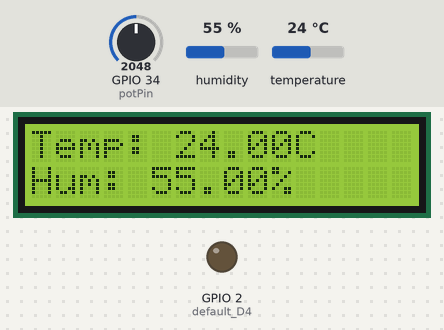
A sketch run on a simulated ESP32. On the bench: 16×2 character LCD, output pins drawn as LEDs (lit = HIGH). The inputs (shaded band) are chosen by the test bench; at power-on: humidity 55 %, temperature 24 °C, GPIO 34 (potPin) = 2048. WiFi joins after 1.5 s; servers stay silent unless stated; no MQTT or app messages arrive unless stated; what the sketch prints to the serial monitor is not drawn.

Above: at 8.2 s.
8.3 s: humidity set to 22 %
At 10.1 s:
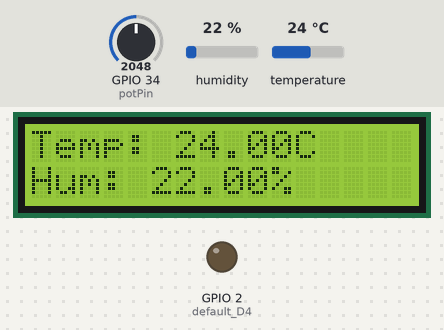
11.2 s: temperature set to 12 °C
At 12.8 s:
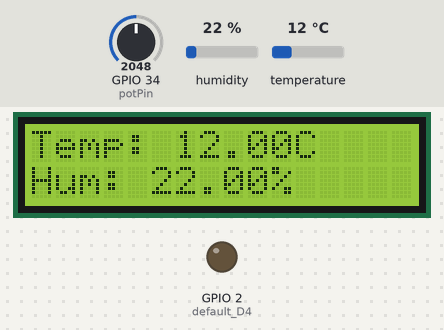
15.3 s: humidity set to 40 %
At 17.1 s:
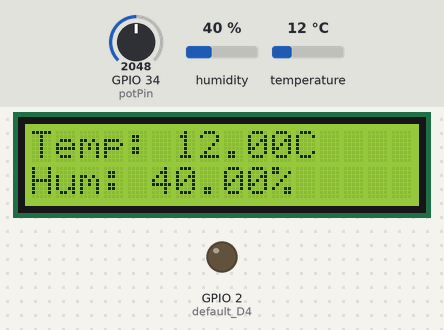
17.4 s: temperature set to 19 °C
At 18.7 s:
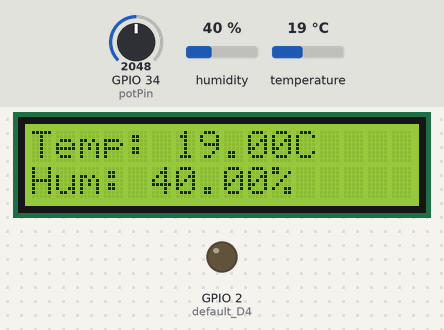
Timing chart, 0 to 20.4 s (numbered marks = the images above; inputs shaded):
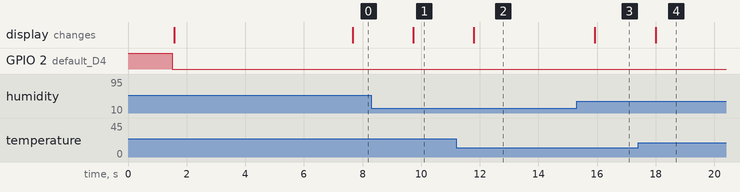

Measured:
- after the input at 8.3 s, the display: changes after 1.4 s (image 1)
- after the input at 11.2 s, the display: changes after 0.60 s (image 2)
- after the input at 15.3 s, the display: changes after 0.63 s (image 3)
- after the input at 17.4 s, the display: changes after 0.60 s (image 4)

The sketch:

cp5.ino
```cpp
#include <WiFi.h>
#include <PubSubClient.h>
#include <DHT.h>
#include <LiquidCrystal_I2C.h> // Inclui a biblioteca para controle de LCD_I2C

// Configurações - variáveis editáveis
const char* default_SSID = "SUA_INTERNET"; // Nome da rede Wi-Fi
const char* default_PASSWORD = "SENHA_DA_SUA_INTERNET"; // Senha da rede Wi-Fi
const char* default_BROKER_MQTT = "IP_PÚBLICO"; // IP do Broker MQTT
const int default_BROKER_PORT = 1883; // Porta do Broker MQTT
const char* default_TOPICO_SUBSCRIBE = "/TEF/EnvM001/cmd"; // Tópico MQTT de escuta
const char* default_TOPICO_PUBLISH_1 = "/TEF/EnvM001/attrs"; // Tópico para envio de estado
const char* default_TOPICO_PUBLISH_2 = "/TEF/EnvM001/attrs/l"; // Tópico para luminosidade
const char* default_TOPICO_TEMP = "/TEF/EnvM001/attrs/t"; // Tópico para temperatura
const char* default_TOPICO_UMID = "/TEF/EnvM001/attrs/h"; // Tópico para umidade
const char* default_ID_MQTT = "fiware_001"; // ID do cliente MQTT
const int default_D4 = 2; // Pino do LED onboard

// Configuração do LCD_I2C
#define LCD_ADDRESS 0x27 // Endereço I2C do LCD
#define LCD_COLUMNS 16 // Número de colunas do LCD
#define LCD_ROWS 2 // Número de linhas do LCD
LiquidCrystal_I2C lcd(LCD_ADDRESS, LCD_COLUMNS, LCD_ROWS); // Inicializa o LCD I2C

// Configurações do sensor DHT
#define DHTPIN 4 // Pino onde o DHT está conectado
#define DHTTYPE DHT22 // Tipo do sensor DHT (DHT22)
DHT dht(DHTPIN, DHTTYPE); // Cria uma instância do sensor DHT

WiFiClient espClient; // Cliente Wi-Fi
PubSubClient MQTT(espClient); // Cliente MQTT
char EstadoSaida = '0'; // Estado da saída (LED)

void initSerial() {
    Serial.begin(115200); // Inicializa a comunicação serial a 115200 bps
}

void initWiFi() {
    delay(10);
    Serial.println("------Conexao WI-FI------");
    Serial.print("Conectando-se na rede: ");
    Serial.println(default_SSID);
    Serial.println("Aguarde");
    reconectWiFi(); // Chama a função para conectar ao Wi-Fi
}

void initMQTT() {
    MQTT.setServer(default_BROKER_MQTT, default_BROKER_PORT); // Configura o broker MQTT
    MQTT.setCallback(mqtt_callback); // Define a função de callback para mensagens recebidas
}

void setup() {
    InitOutput(); // Inicializa a saída (LED)
    initSerial(); // Inicializa a comunicação serial
    initWiFi(); // Conecta ao Wi-Fi
    initMQTT(); // Inicializa a conexão MQTT
    dht.begin(); // Inicializa o sensor DHT
    lcd.init(); // Inicia o LCD I2C
    lcd.backlight(); // Liga a luz de fundo do LCD
    delay(5000);
    MQTT.publish(default_TOPICO_PUBLISH_1, "s|on"); // Publica que o sistema está ligado
}

void loop() {
    VerificaConexoesWiFIEMQTT(); // Verifica as conexões Wi-Fi e MQTT
    EnviaEstadoOutputMQTT(); // Envia o estado da saída via MQTT
    handleLuminosity(); // Lida com a leitura da luminosidade
    handleTemperatureAndHumidity(); // Lida com temperatura e umidade
    MQTT.loop(); // Mantém a conexão MQTT ativa
}

void reconectWiFi() {
    if (WiFi.status() == WL_CONNECTED)
        return; // Se já estiver conectado, não faz nada
    WiFi.begin(default_SSID, default_PASSWORD); // Tenta conectar ao Wi-Fi
    while (WiFi.status() != WL_CONNECTED) { // Aguarda conexão
        delay(100);
        Serial.print("."); // Exibe ponto enquanto aguarda
    }
    Serial.println();
    Serial.println("Conectado com sucesso na rede ");
    Serial.print(default_SSID);
    Serial.println("IP obtido: ");
    Serial.println(WiFi.localIP()); // Exibe o IP obtido
    digitalWrite(default_D4, LOW); // Garante que o LED inicie desligado
}

void mqtt_callback(char* topic, byte* payload, unsigned int length) {
    String msg; // String para armazenar a mensagem recebida
    for (int i = 0; i < length; i++) {
        char c = (char)payload[i]; // Converte o payload para char
        msg += c; // Adiciona o char à string da mensagem
    }
    Serial.print("- Mensagem recebida: ");
    Serial.println(msg); // Exibe a mensagem recebida

    // Controla o LED com base na mensagem recebida
    if (msg.equals(String("EnvM001@on|"))) {
        digitalWrite(default_D4, HIGH); // Liga o LED
        EstadoSaida = '1'; // Atualiza o estado
    } else if (msg.equals(String("EnvM001@off|"))) {
        digitalWrite(default_D4, LOW); // Desliga o LED
        EstadoSaida = '0'; // Atualiza o estado
    }
}

void VerificaConexoesWiFIEMQTT() {
    if (!MQTT.connected())
        reconnectMQTT(); // Reconecta se não estiver conectado ao MQTT
    reconectWiFi(); // Verifica a conexão Wi-Fi
}

void EnviaEstadoOutputMQTT() {
    if (EstadoSaida == '1') {
        MQTT.publish(default_TOPICO_PUBLISH_1, "s|on"); // Publica que o LED está ligado
        Serial.println("- Led Ligado");
    } else {
        MQTT.publish(default_TOPICO_PUBLISH_1, "s|off"); // Publica que o LED está desligado
        Serial.println("- Led Desligado");
    }
    Serial.println("- Estado do LED onboard enviado ao broker!"); // Confirma o envio do estado
    delay(1000); // Espera 1 segundo antes de repetir
}

void InitOutput() {
    pinMode(default_D4, OUTPUT); // Configura o pino do LED como saída
    digitalWrite(default_D4, HIGH); // Inicia com o LED desligado
}

void reconnectMQTT() {
    while (!MQTT.connected()) { // Tenta reconectar enquanto não estiver conectado
        Serial.print("* Tentando se conectar ao Broker MQTT: ");
        Serial.println(default_BROKER_MQTT);
        if (MQTT.connect(default_ID_MQTT)) {
            Serial.println("Conectado com sucesso ao broker MQTT!"); // Confirma a conexão
            MQTT.subscribe(default_TOPICO_SUBSCRIBE); // Inscreve-se no tópico de comando
        } else {
            Serial.println("Falha ao reconectar no broker.");
            Serial.println("Haverá nova tentativa de conexão em 2s");
            delay(2000); // Espera 2 segundos antes da próxima tentativa
        }
    }
}

void handleLuminosity() {
    const int potPin = 34; // Pino do sensor de luminosidade
    int sensorValue = analogRead(potPin); // Lê o valor do sensor
    int luminosity = map(sensorValue, 0, 4095, 0, 100); // Mapeia o valor para 0-100
    String mensagem = String(luminosity); // Converte o valor para string
    Serial.print("Valor da luminosidade: ");
    Serial.println(mensagem.c_str()); // Exibe o valor da luminosidade
    MQTT.publish(default_TOPICO_PUBLISH_2, mensagem.c_str()); // Publica o valor da luminosidade
}

void handleTemperatureAndHumidity() {
    float humidity = dht.readHumidity(); // Lê a umidade
    float temperature = dht.readTemperature(); // Lê a temperatura em Celsius

    if (isnan(humidity) || isnan(temperature)) {
        Serial.println("Falha na leitura do DHT!"); // Verifica se a leitura falhou
        return; // Sai da função se houve falha
    }

    // Exibe os dados no LCD
    lcd.clear(); // Limpa o LCD
    lcd.setCursor(0, 0); // Define o cursor na primeira linha
    lcd.print("Temp: " + String(temperature) + "C"); // Mostra a temperatura
    lcd.setCursor(0, 1); // Define o cursor na segunda linha
    lcd.print("Hum: " + String(humidity) + "%"); // Mostra a umidade

    // Envia os dados para os tópicos correspondentes
    MQTT.publish(default_TOPICO_UMID, String(humidity).c_str()); // Publica a umidade
    MQTT.publish(default_TOPICO_TEMP, String(temperature).c_str()); // Publica a temperatura

    Serial.print("Umidade: ");
    Serial.print(humidity);
    Serial.print("%, Temperatura: ");
    Serial.print(temperature);
    Serial.println("°C"); // Exibe os dados no console serial
}
```
